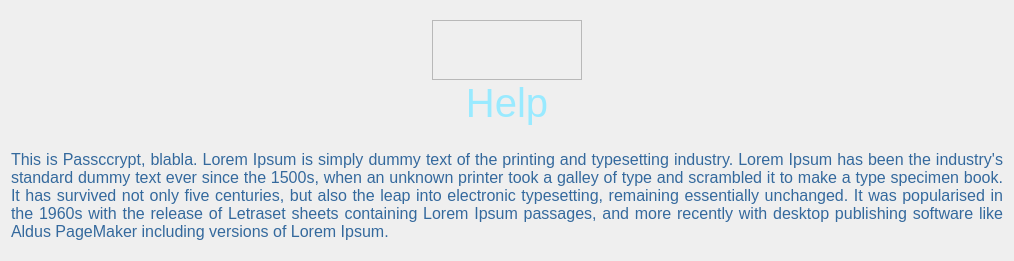
         <widget class="QWidget" name="helpPage">
          <layout class="QVBoxLayout" name="verticalLayout_7">
           <item>
            <widget class="QWidget" name="databaseTopWidget_2" native="true">
             <layout class="QGridLayout" name="gridLayout_5">
              <property name="verticalSpacing">
               <number>0</number>
              </property>
              <item row="0" column="0">
               <spacer name="horizontalSpacer_10">
                <property name="orientation">
                 <enum>Qt::Horizontal</enum>
                </property>
                <property name="sizeHint" stdset="0">
                 <size>
                  <width>412</width>
                  <height>20</height>
                 </size>
                </property>
               </spacer>
              </item>
              <item row="0" column="1">
               <widget class="QFrame" name="logoFrame_3">
                <property name="minimumSize">
                 <size>
                  <width>150</width>
                  <height>60</height>
                 </size>
                </property>
                <property name="styleSheet">
                 <string notr="true">image: url(:/images/Passcrypt logo.png);</string>
                </property>
                <property name="frameShape">
                 <enum>QFrame::StyledPanel</enum>
                </property>
                <property name="frameShadow">
                 <enum>QFrame::Raised</enum>
                </property>
               </widget>
              </item>
              <item row="0" column="2">
               <spacer name="horizontalSpacer_11">
                <property name="orientation">
                 <enum>Qt::Horizontal</enum>
                </property>
                <property name="sizeHint" stdset="0">
                 <size>
                  <width>412</width>
                  <height>20</height>
                 </size>
                </property>
               </spacer>
              </item>
              <item row="1" column="1">
               <widget class="QLabel" name="label_2">
                <property name="font">
                 <font>
                  <family>Segoe UI</family>
                  <pointsize>30</pointsize>
                  <weight>50</weight>
                  <italic>false</italic>
                  <bold>false</bold>
                 </font>
                </property>
                <property name="styleSheet">
                 <string notr="true">color: rgb(153, 234, 255);
</string>
                </property>
                <property name="text">
                 <string>Help</string>
                </property>
                <property name="alignment">
                 <set>Qt::AlignCenter</set>
                </property>
               </widget>
              </item>
             </layout>
            </widget>
           </item>
           <item>
            <widget class="QWidget" name="widget_2" native="true">
             <property name="sizePolicy">
              <sizepolicy hsizetype="Preferred" vsizetype="Expanding">
               <horstretch>0</horstretch>
               <verstretch>0</verstretch>
              </sizepolicy>
             </property>
             <layout class="QVBoxLayout" name="verticalLayout_11">
              <property name="leftMargin">
               <number>0</number>
              </property>
              <property name="rightMargin">
               <number>0</number>
              </property>
              <item>
               <widget class="QLabel" name="homeDescriptionLabel_2">
                <property name="sizePolicy">
                 <sizepolicy hsizetype="Preferred" vsizetype="Preferred">
                  <horstretch>0</horstretch>
                  <verstretch>0</verstretch>
                 </sizepolicy>
                </property>
                <property name="font">
                 <font>
                  <family>Segoe UI</family>
                  <pointsize>12</pointsize>
                 </font>
                </property>
                <property name="layoutDirection">
                 <enum>Qt::LeftToRight</enum>
                </property>
                <property name="styleSheet">
                 <string notr="true">background: transparent;
color: rgb(52, 105, 157);</string>
                </property>
                <property name="text">
                 <string>This is Passccrypt, blabla. Lorem Ipsum is simply dummy text of the printing and typesetting industry. Lorem Ipsum has been the industry's standard dummy text ever since the 1500s, when an unknown printer took a galley of type and scrambled it to make a type specimen book. It has survived not only five centuries, but also the leap into electronic typesetting, remaining essentially unchanged. It was popularised in the 1960s with the release of Letraset sheets containing Lorem Ipsum passages, and more recently with desktop publishing software like Aldus PageMaker including versions of Lorem Ipsum.</string>
                </property>
                <property name="textFormat">
                 <enum>Qt::AutoText</enum>
                </property>
                <property name="alignment">
                 <set>Qt::AlignJustify|Qt::AlignTop</set>
                </property>
                <property name="wordWrap">
                 <bool>true</bool>
                </property>
                <property name="margin">
                 <number>9</number>
                </property>
               </widget>
              </item>
             </layout>
            </widget>
           </item>
          </layout>
         </widget>
